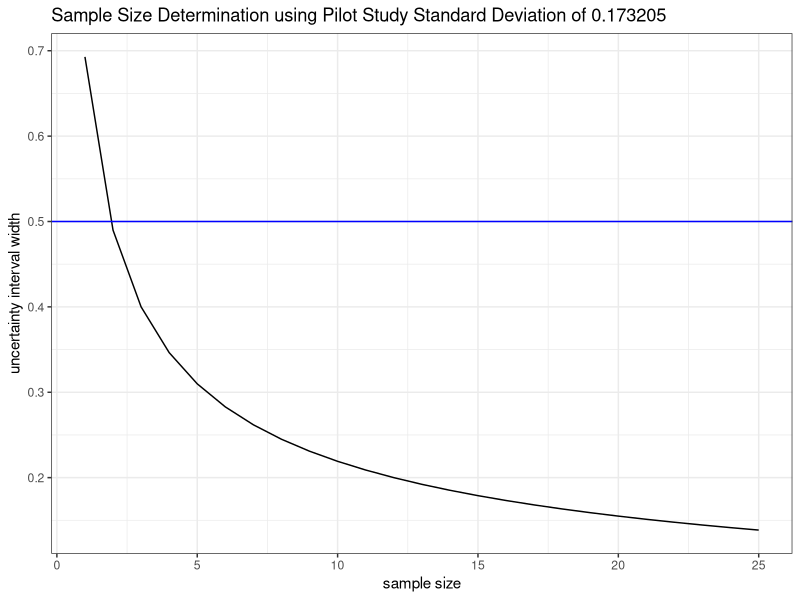
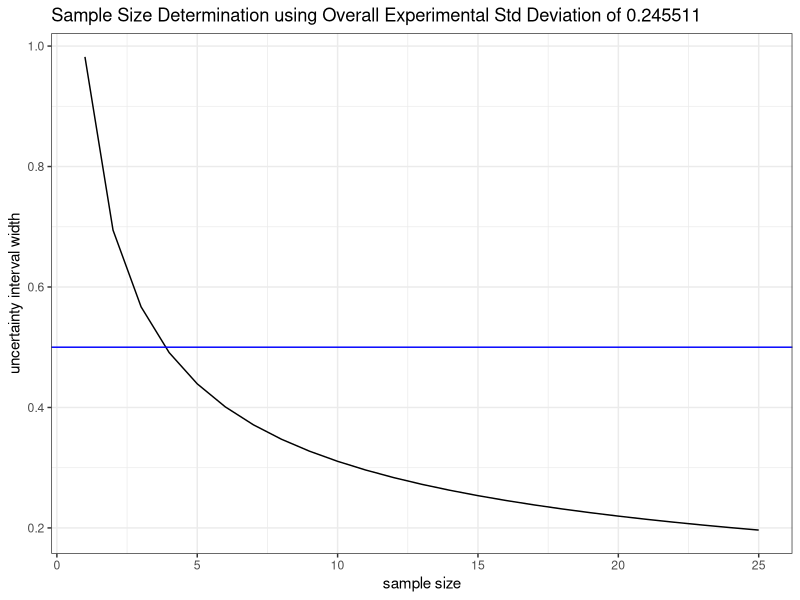

R code for these plots, in order:
## ---- chunk 1
knitr::opts_chunk$set(echo = TRUE)
library(tidyverse)
## ---- chunk 2
sigma <- 0.173205
r_seq <- 1:25
estimated_se <- sigma / sqrt(r_seq)
interval_width <- estimated_se * 4
combined <- tibble(r = r_seq, width = interval_width)
combined %>% ggplot(aes(x = r_seq, y = width )) + 
  geom_line() + theme_bw() + 
  xlab('sample size') + ylab('uncertainty interval width') +
  geom_hline(yintercept = 0.5, color = "blue") +
  ggtitle("Sample Size Determination using Pilot Study Standard Deviation of 0.173205") 
## ---- chunk 3
sigma <- 0.245511
r_seq <- 1:25
estimated_se <- sigma / sqrt(r_seq)
interval_width <- estimated_se * 4
combined2 <- tibble(r = r_seq, width = interval_width)
combined2 %>% ggplot(aes(x = r_seq, y = width )) + 
  geom_line() + theme_bw() + 
  xlab('sample size') + ylab('uncertainty interval width') +
  geom_hline(yintercept = 0.5, color = "blue") +
  ggtitle("Sample Size Determination using Overall Experimental Std Deviation of 0.245511") 
